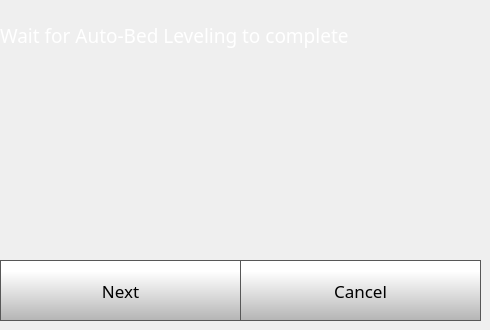
    <widget class="QWidget" name="quickStep6Page">
     <widget class="QLabel" name="calibrateLabel_26">
      <property name="geometry">
       <rect>
        <x>0</x>
        <y>20</y>
        <width>481</width>
        <height>31</height>
       </rect>
      </property>
      <property name="font">
       <font>
        <family>Gotham</family>
        <pointsize>14</pointsize>
        <weight>50</weight>
        <bold>false</bold>
       </font>
      </property>
      <property name="contextMenuPolicy">
       <enum>Qt::NoContextMenu</enum>
      </property>
      <property name="styleSheet">
       <string notr="true">color: rgb(255, 255, 255);</string>
      </property>
      <property name="text">
       <string>Wait for Auto-Bed Leveling to complete</string>
      </property>
      <property name="wordWrap">
       <bool>true</bool>
      </property>
     </widget>
     <widget class="QPushButton" name="quickStep6NextButton">
      <property name="geometry">
       <rect>
        <x>0</x>
        <y>260</y>
        <width>241</width>
        <height>61</height>
       </rect>
      </property>
      <property name="font">
       <font>
        <family>Gotham</family>
        <pointsize>13</pointsize>
       </font>
      </property>
      <property name="contextMenuPolicy">
       <enum>Qt::NoContextMenu</enum>
      </property>
      <property name="styleSheet">
       <string notr="true">QPushButton {
     border: 1px solid rgb(87, 87, 87);
	background-color: qlineargradient(spread:pad, x1:0, y1:1, x2:0, y2:0.188, stop:0 rgba(180, 180, 180, 255), stop:1 rgba(255, 255, 255, 255));


}

QPushButton:pressed {
    background-color: qlineargradient(x1: 0, y1: 0, x2: 0, y2: 1,
                                      stop: 0 #dadbde, stop: 1 #f6f7fa);
}

QPushButton:flat {
    border: none; /* no border for a flat push button */
}

QPushButton:default {
    border-color: navy; /* make the default button prominent */
}

QPushButton:focus {
	outline: none;
}</string>
      </property>
      <property name="text">
       <string>Next</string>
      </property>
      <property name="iconSize">
       <size>
        <width>40</width>
        <height>40</height>
       </size>
      </property>
     </widget>
     <widget class="QPushButton" name="quickStep6CancelButton">
      <property name="geometry">
       <rect>
        <x>240</x>
        <y>260</y>
        <width>241</width>
        <height>61</height>
       </rect>
      </property>
      <property name="font">
       <font>
        <family>Gotham</family>
        <pointsize>13</pointsize>
       </font>
      </property>
      <property name="contextMenuPolicy">
       <enum>Qt::NoContextMenu</enum>
      </property>
      <property name="styleSheet">
       <string notr="true">QPushButton {
     border: 1px solid rgb(87, 87, 87);
	background-color: qlineargradient(spread:pad, x1:0, y1:1, x2:0, y2:0.188, stop:0 rgba(180, 180, 180, 255), stop:1 rgba(255, 255, 255, 255));


}

QPushButton:pressed {
    background-color: qlineargradient(x1: 0, y1: 0, x2: 0, y2: 1,
                                      stop: 0 #dadbde, stop: 1 #f6f7fa);
}

QPushButton:flat {
    border: none; /* no border for a flat push button */
}

QPushButton:default {
    border-color: navy; /* make the default button prominent */
}

QPushButton:focus {
	outline: none;
}</string>
      </property>
      <property name="text">
       <string>Cancel</string>
      </property>
      <property name="iconSize">
       <size>
        <width>40</width>
        <height>40</height>
       </size>
      </property>
     </widget>
    </widget>
